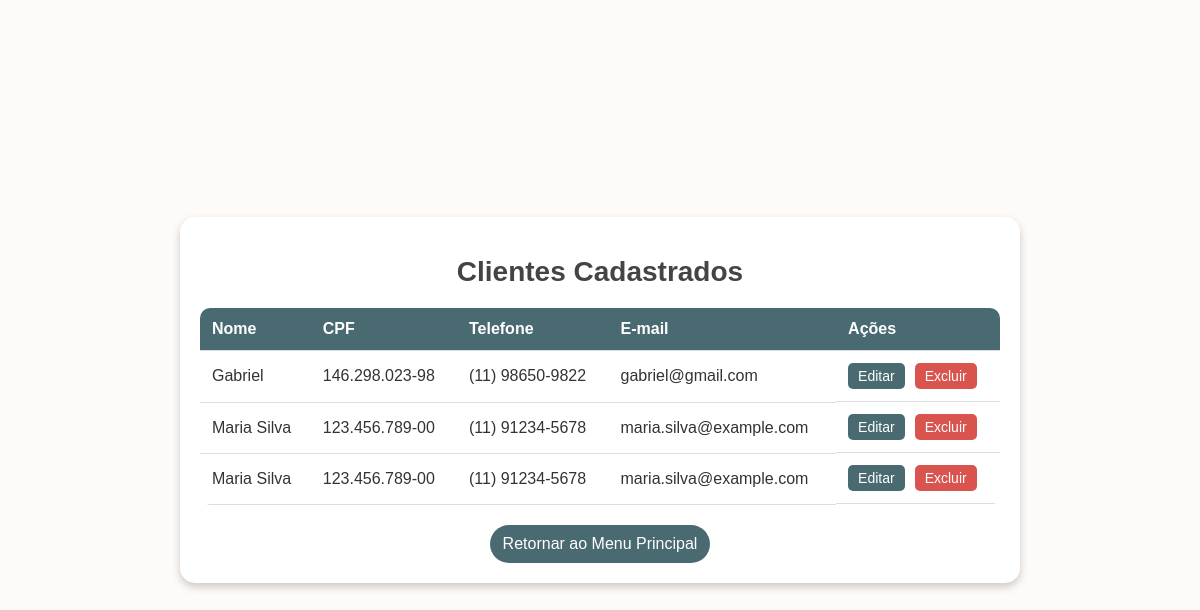
/list_clients, run on an earlier commit of the app's database.
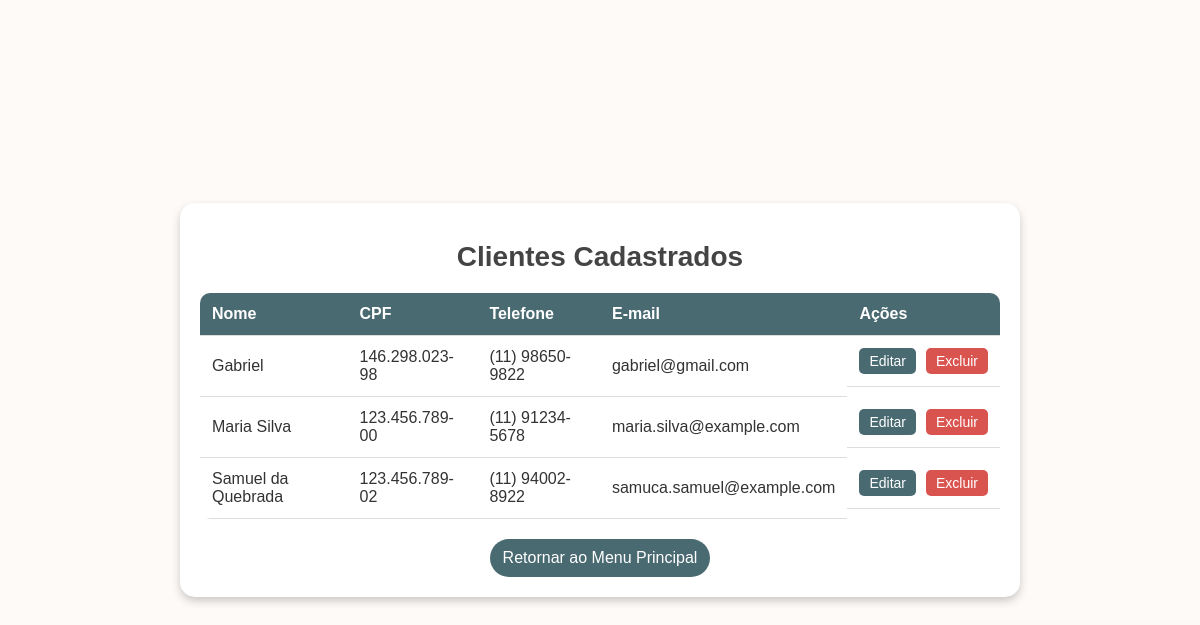
And on a later commit of the database.
### app.py (models this page shows)
class Client(db.Model):
    id = db.Column(db.Integer, primary_key=True)
    name = db.Column(db.String(100), nullable=False)
    cpf = db.Column(db.String(14), nullable=False)
    telefone = db.Column(db.String(15), nullable=True)  # Formato (XX) XXXXX-XXXX
    email = db.Column(db.String(100), nullable=True)

### app.py (the view)
@app.route('/list_clients')
def list_clients():
    clients = Client.query.all()
    return render_template('list_clients.html', clients=clients)

### templates/list_clients.html (shortened to what this page needs)
<!DOCTYPE html>
<html lang="en">
<head>
</head>
<body>
    <div class="container">
        <h1>Clientes Cadastrados</h1>
        <table>
            <thead>
                <tr>
                    <th>Nome</th>
                    <th>CPF</th>
                    <th>Telefone</th>
                    <th>E-mail</th>
                    <th>Ações</th>
                </tr>
            </thead>
            <tbody>
                {% for client in clients %}
                    <tr>
                        <td>{{ client.name }}</td>
                        <td>{{ client.cpf }}</td>
                        <td>{{ client.telefone }}</td>
                        <td>{{ client.email }}</td>
                        <td class="action-buttons">
                            <a href="{{ url_for('edit_client', client_id=client.id) }}"><button>Editar</button></a>
                            <form action="{{ url_for('delete_client', client_id=client.id) }}" method="post" onsubmit="return confirm('Tem certeza que deseja excluir este cliente?');">
                                <button type="submit">Excluir</button>
                            </form>
                        </td>
                    </tr>
                {% endfor %}
            </tbody>
        </table>
        <a href="{{ url_for('home') }}" class="return-button">Retornar ao Menu Principal</a>
    </div>
</body>
</html>

What changed in the data, as far as the page shows it:
changed Client: name "Maria Silva" → "Samuel da Quebrada"; cpf "123.456.789-00" → "123.456.789-02"; telefone "(11) 91234-5678" → "(11) 94002-8922"; email "maria.silva@example.com" → "samuca.samuel@example.com"
